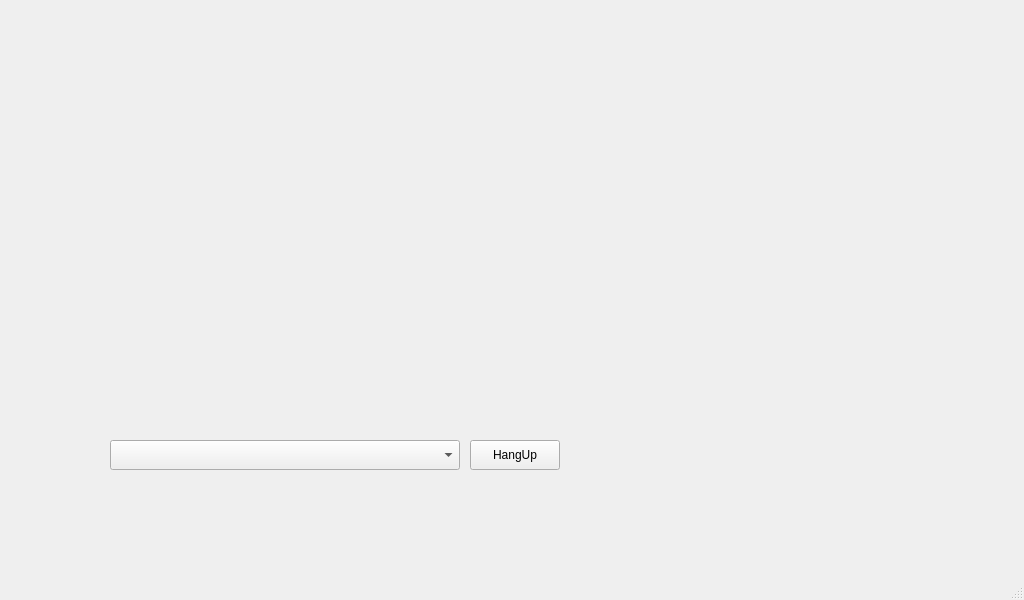
<?xml version="1.0" encoding="UTF-8"?>
<ui version="4.0">
 <class>Window_OnCall</class>
 <widget class="QMainWindow" name="Window_OnCall">
  <property name="geometry">
   <rect>
    <x>0</x>
    <y>0</y>
    <width>1024</width>
    <height>600</height>
   </rect>
  </property>
  <property name="windowTitle">
   <string>On Call</string>
  </property>
  <widget class="QWidget" name="centralwidget">
   <widget class="QPushButton" name="pushButton_HangUp">
    <property name="geometry">
     <rect>
      <x>470</x>
      <y>440</y>
      <width>90</width>
      <height>30</height>
     </rect>
    </property>
    <property name="styleSheet">
     <string notr="true"/>
    </property>
    <property name="text">
     <string>HangUp</string>
    </property>
   </widget>
   <widget class="QComboBox" name="comboBox_peeruri">
    <property name="geometry">
     <rect>
      <x>110</x>
      <y>440</y>
      <width>350</width>
      <height>30</height>
     </rect>
    </property>
    <property name="styleSheet">
     <string notr="true"/>
    </property>
   </widget>
  </widget>
  <widget class="QMenuBar" name="menubar">
   <property name="geometry">
    <rect>
     <x>0</x>
     <y>0</y>
     <width>1024</width>
     <height>22</height>
    </rect>
   </property>
  </widget>
  <widget class="QStatusBar" name="statusbar"/>
 </widget>
 <resources/>
 <connections/>
</ui>
